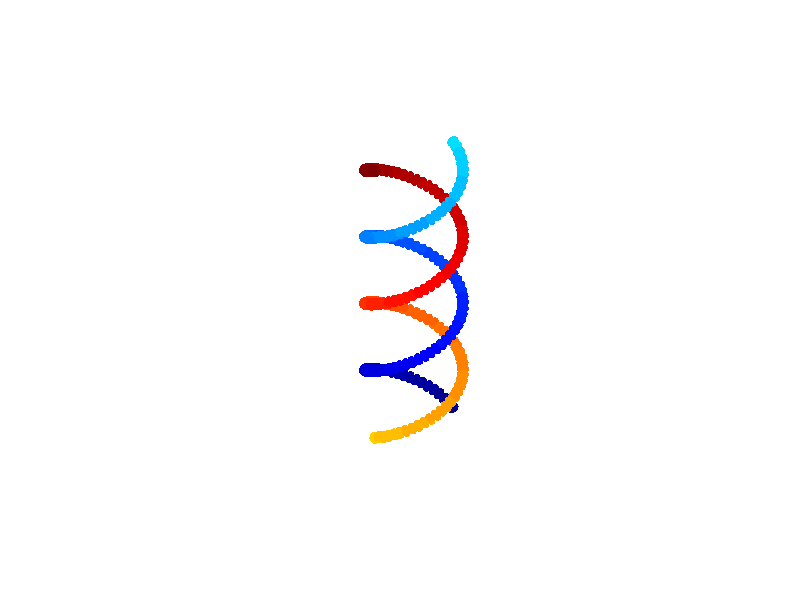

Write MATLAB code to recreate this figure.
R = 0.2;
Y = 0.1;
t = 0:0.04*pi:4*pi
x1 = R*cos(t);
y1 = R*sin(t);
z1 = Y*t;

r = 0.01;
theta = 0:0.1*pi:2*pi;
ring_x = r*cos(theta');
ring_y = r*sin(theta');

basic_ring = [ring_x,ring_y,zeros(length(theta),1)];

Points_A = [];

for i = 1:length(t)
    
    alpha_x = -R*sin(t(i))/sqrt(R^2+Y^2);
    alpha_y = R*cos(t(i))/sqrt(R^2+Y^2);
    alpha_z = Y/sqrt(R^2+Y^2);
    
    A = [alpha_x, alpha_y, alpha_z];
    B = [0,0,1];
    v = cross(A,B);
    s = sqrt(v(1)^2+v(2)^2+v(3)^2);
    v_x = [0, -v(3),v(2);
           v(3),0,-v(1);
           -v(2),v(1),0];
    
    c = A*B';
    RM = eye(3)+v_x + v_x*v_x*(1-c)/s^2;

%      Rx = [1,0,0;
%       0,cos(alpha_x),-sin(alpha_x);
%       0,sin(alpha_x),cos(alpha_x)];
%   
% Ry = [cos(alpha_y),0,sin(alpha_y);
%       0,1,0;
%       -sin(alpha_y),0,cos(alpha_y)];
%   
% Rz = [cos(alpha_z),-sin(alpha_z),0;
%       sin(alpha_z),cos(alpha_z),0;
%       0,0,1];
%   
%   R = Rx*Ry*Rz;
    
    Points_A = [Points_A;basic_ring*RM+[x1(i),y1(i),z1(i)]];

end


R = 0.2;
Y = 0.1;
t = pi:0.04*pi:5*pi
x1 = R*cos(t);
y1 = R*sin(t);
z1 = Y*(t-pi);


theta = 0:0.1*pi:2*pi;
ring_x = r*cos(theta');
ring_y = r*sin(theta');

basic_ring = [ring_x,ring_y,zeros(length(theta),1)];

Points_B = [];

for i = 1:length(t)
    
    alpha_x = -R*sin(t(i))/sqrt(R^2+Y^2);
    alpha_y = R*cos(t(i))/sqrt(R^2+Y^2);
    alpha_z = Y/sqrt(R^2+Y^2);
    
    A = [alpha_x, alpha_y, alpha_z];
    B = [0,0,1];
    v = cross(A,B);
    s = sqrt(v(1)^2+v(2)^2+v(3)^2);
    v_x = [0, -v(3),v(2);
           v(3),0,-v(1);
           -v(2),v(1),0];
    
    c = A*B';
    RM = eye(3)+v_x + v_x*v_x*(1-c)/s^2;

%      Rx = [1,0,0;
%       0,cos(alpha_x),-sin(alpha_x);
%       0,sin(alpha_x),cos(alpha_x)];
%   
% Ry = [cos(alpha_y),0,sin(alpha_y);
%       0,1,0;
%       -sin(alpha_y),0,cos(alpha_y)];
%   
% Rz = [cos(alpha_z),-sin(alpha_z),0;
%       sin(alpha_z),cos(alpha_z),0;
%       0,0,1];
%   
%   R = Rx*Ry*Rz;
    
    Points_B = [Points_B;basic_ring*RM+[x1(i),y1(i),z1(i)]];

end

Points_DoubleSpiral_A = Points_A;
Points_DoubleSpiral_B = Points_B;

c_A = 0.2*(Points_A(:,3)-min(Points_A(:,3)))./(max(Points_A(:,3))-min(Points_A(:,3)));
c_B = 0.2*(Points_B(:,3)-min(Points_B(:,3)))./(max(Points_B(:,3))-min(Points_B(:,3)))+0.4


figure()

scatter3(Points_A(:,1),Points_A(:,2),Points_A(:,3),30,c_A, 'filled')

hold on

scatter3(Points_B(:,1),Points_B(:,2),Points_B(:,3),30,c_B, 'filled')

colormap('jet')

axis equal

axis off

%%
Train_DNA_1_A = Points_A;
Train_DNA_1_B = Points_B;


dlmwrite('Train_DNA_1_A.txt', Train_DNA_1_A, 'delimiter',' ')
dlmwrite('Train_DNA_1_B.txt', Train_DNA_1_B, 'delimiter',' ')

